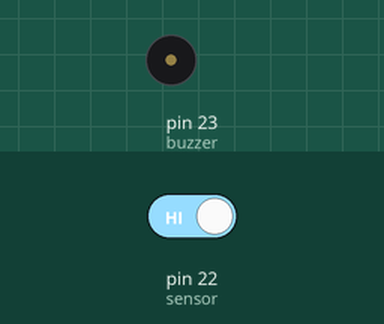
Bench run of a sketch on a simulated Arduino Mega 2560, built with avr-gcc and run on an emulated ATmega2560. Parts: buzzer (waves = sounding, pin HIGH). The test bench sets the inputs (shaded band); at power-on: pin 22 (sensor) HIGH.

Above: at 1.2 s.
1.3 s: pin 22 (sensor) driven LOW
At 2.6 s:
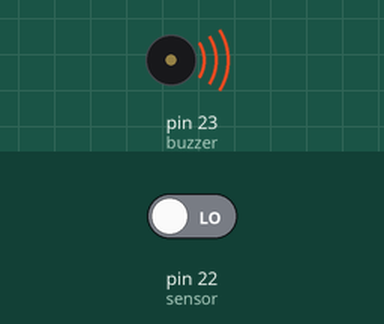
2.9 s: pin 22 (sensor) driven HIGH
At 4.0 s:
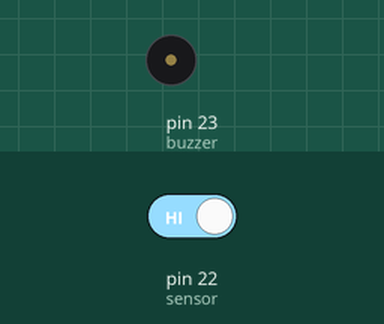
Timing chart, 0 to 5.9 s (numbered marks = the images above; inputs shaded):
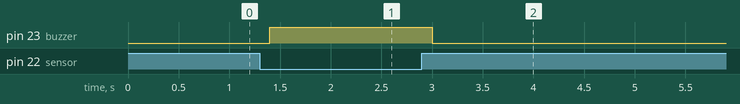

Measured:
- after the input at 1.3 s, pin 23 (buzzer): LOW → HIGH after 0.10 s
- after the input at 2.9 s, pin 23 (buzzer): HIGH → LOW after 0.10 s

The sketch:

Capstone_Challenge_1.ino
```cpp
#define sensor 22
#define buzzer 23
int value;

void setup() {
  pinMode(sensor, INPUT);
  pinMode(buzzer, OUTPUT);
}

void loop() {
  value = digitalRead(sensor);

  if(!value){
    digitalWrite(buzzer, HIGH);
    delay(200);
  } else{
    digitalWrite(buzzer, LOW);
    delay(200);
  }
}
```
